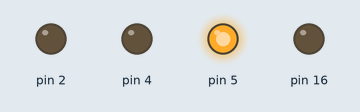
The sketch below on a simulated Arduino Uno, built with avr-gcc and run on an emulated ATmega328P. Parts: output pins drawn as LEDs (lit = HIGH).

Above: at 0.5 s.
At 3.5 s:
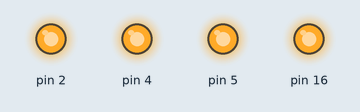
At 4.5 s:
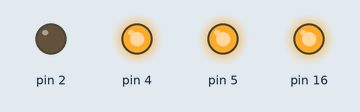
At 7.5 s:
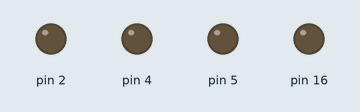
At 9.5 s:
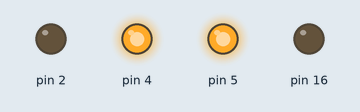
Timing chart, 0 to 10.4 s (numbered marks = the images above):
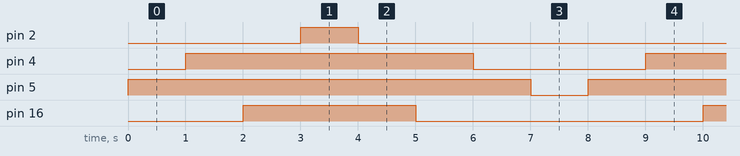

The sketch:

blikcs2.ino
```cpp
void setup() {
  // put your setup code here, to run once:
  pinMode(16, OUTPUT);
  pinMode(05,OUTPUT);
  pinMode(04,OUTPUT);
  pinMode(02,OUTPUT);
}
void loop() {
  // put your main code here, to run repeatedly:
  digitalWrite(05, HIGH);   // turn the LED on (HIGH is the voltage level)
  delay(1000);                       // wait for a second
  digitalWrite(04, HIGH);   // turn the LED on (HIGH is the voltage level)
  delay(1000);                       // wait for a second
 digitalWrite(16, HIGH);   // turn the LED on (HIGH is the voltage level)
  delay(1000);                       // wait for a second
  digitalWrite(02, HIGH);   // turn the LED on (HIGH is the voltage level)
  delay(1000);                       // wait for a second
    digitalWrite(02, LOW);    // turn the LED off by making the voltage LOW
  delay(1000);                       // wait for a second
   digitalWrite(16, LOW);    // turn the LED off by making the voltage LOW
  delay(1000);
   digitalWrite(04, LOW);    // turn the LED off by making the voltage LOW
  delay(1000);
    digitalWrite(05, LOW);    // turn the LED off by making the voltage LOW
  delay(1000);                       // wait for a second
}
```

Measured:
- by itself, pin 2: alternates HIGH for 1.0 s and LOW for 7.0 s
- by itself, pin 4: alternates HIGH for 5.0 s and LOW for 3.0 s
- by itself, pin 5: alternates HIGH for 7.0 s and LOW for 1.0 s
- by itself, pin 16: alternates HIGH for 3.0 s and LOW for 5.0 s
